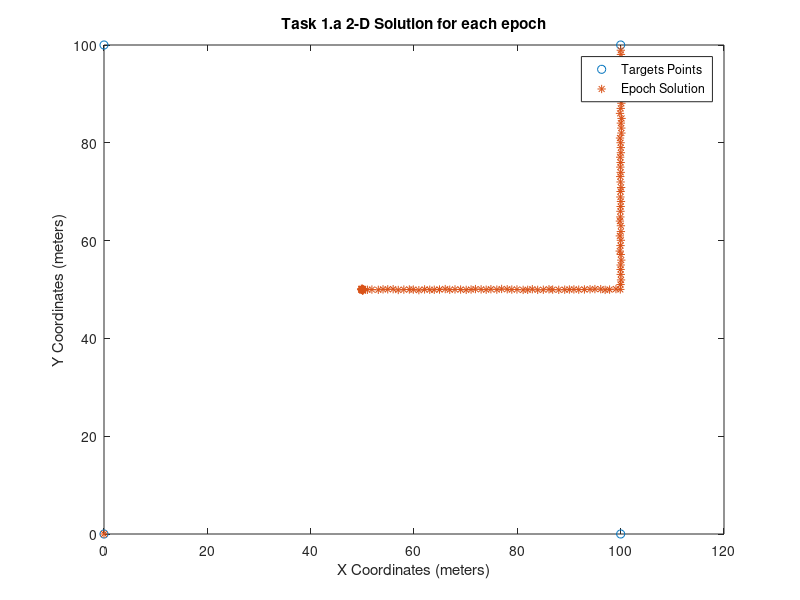
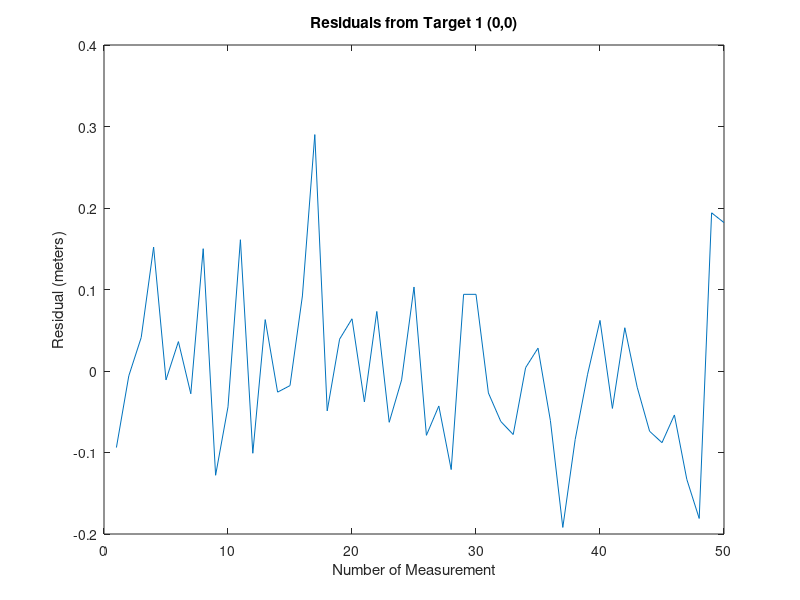
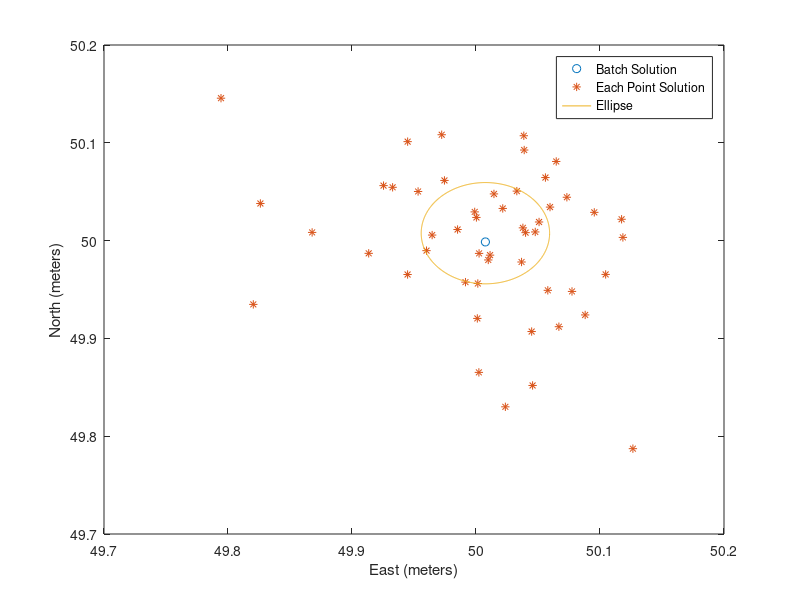

The MATLAB source for these figures, in order:
% Author: Juan Carlos Terrazas Borbon
% Last Update: 2018-01-31
% Course: ENGO 585
% Lab: 2

% ---------------------Purpose of Code-------------------------------------
% The purpose of this code is to able to perform the first task required to
% perfom in the lab handout which involves Parametric Least Squares adjustment 

% Clear variables, close figure and command
clc
clear all
close all

% Read the file with data and extract its data
ranges = load('Lab2data.txt');

% Given Target Coordinates in meters
 targets = [0,0; 100,0; 100,100; 0,100];

%% Task 1: Batch Parametric Least Squares
est_coords = [50, 50];
P = diag(ones(4,1));

% 1.a Compute 2-D Solution for each epoch----------------------------------
x_hat_1_a = zeros(150,2);
for i = 1 : length(ranges)
    thres = 0;
    while thres == 0
        % Obtain the A matrix
        A = zeros(4,2); 
        for j = 1 : 4
            A(j, 1) = (est_coords(1) - targets(j, 1)) / ranges(i, j + 1);
            A(j, 2) = (est_coords(2) - targets(j, 2)) / ranges(i, j + 1);
        end
        
        % Compute w Matrix
        w= zeros(4,1);
        for j = 1 : 4 
            w(j, 1) = sqrt((targets(j, 1) - est_coords(1))^2 + ...
                (targets(j, 2) - est_coords(2))^2) - ranges(i, j + 1);
        end
        
        % Compute N Matrix and obtain the delta values
        N = A' * P * A;
        delta = -1 * inv(N) * A' * P * w;
        
        % check 
        if abs(delta(1)) < 0.0001 && abs(delta(2)) < 0.0001
           thres = 1;     
        else
           est_coords = [est_coords(1) + delta(1),est_coords(2) + delta(2)];
        end
    end
    x_hat_1_a(i,:) = [est_coords(1) + delta(1),est_coords(2) + delta(2)];
    est_coords = [est_coords(1) + delta(1),est_coords(2) + delta(2)];
end

figure
plot(targets(:,1), targets(:,2),'o')
hold on
plot(x_hat_1_a(:,1), x_hat_1_a(:,2),'*');
hold off
title('Task 1.a 2-D Solution for each epoch')
xlabel('X Coordinates (meters)')
ylabel('Y Coordinates (meters)')
legend('Targets Points', 'Epoch Solution')

% 1.b Batch Solution-------------------------------------------------------
est_coords = [50, 50];
A_b = zeros(50*4,2);
w_b= zeros(50*4,1);
P_b = diag(ones(50*4,1));
thres = 0;
while thres == 0
    for i = 1: 50
        % Obtain the A matrix
        for j = 1 : 4
            A_b((i-1)*4+j, 1) = (est_coords(1) - targets(j, 1)) / ranges(i, j + 1);
            A_b((i-1)*4+j, 2) = (est_coords(2) - targets(j, 2)) / ranges(i, j + 1);
        end

        % Compute w Matrix
        for j = 1 : 4 
            w_b((i-1)*4+j, 1) = sqrt((targets(j, 1) - est_coords(1))^2 + ...
                (targets(j, 2) - est_coords(2))^2) - ranges(i, j + 1);
        end
    end
    % Compute N Matrix and obtain the delta values
    N = A_b' * P_b * A_b;
    delta = -1 * inv(N) * A_b' * P_b * w_b;
    
    % Check for delta and if threshold passes obtain coordinates
    if abs(delta(1)) < 0.0001 && abs(delta(2)) < 0.0001
        thres = 1;
        x_hat_1_b = [est_coords(1) + delta(1),est_coords(2) + delta(2)];
    else
        est_coords = [est_coords(1) + delta(1),est_coords(2) + delta(2)];
    end
end

% 1.c Plot Residuals-------------------------------------------------------
res = A_b * delta + w_b;

figure
plot(1:1:50, res(1:4:200,1))
title('Residuals from Target 1 (0,0)')
xlabel('Number of Measurement')
ylabel('Residual (meters)')

Apos =(res' * P_b * res)/(50-4);%aposteriori

C_x = Apos * inv(A_b' * P_b * A_b);%covariance matrix

% 1.d Error Ellipse--------------------------------------------------------
a = sqrt(0.5 * (C_x(1,1) + C_x(2,2)) + sqrt((1/4) * (C_x(1,1) - C_x(2,2))^2 ...
    + C_x(1,2)^2))* 2.45;

b = sqrt(0.5 * (C_x(1,1) + C_x(2,2)) - sqrt((1/4) * (C_x(1,1) - C_x(2,2))^2 ...
    + C_x(1,2)^2)) * 2.45;

azimuth = (1/2)* atan((2 * C_x(1,2))/(C_x(1,1) - C_x(2,2)));

alpha = (90-azimuth) * pi/180;
t = [-0.01:0.01:2*pi];

%Obtain ellipse coordinates

ellipse_x =  (sin(alpha)*(a*cos(t)) - cos(alpha)*(b*sin(t))) + x_hat_1_b(1);
ellipse_y =  (cos(alpha)*(a*cos(t)) + sin(alpha)*(b*sin(t))) + x_hat_1_b(1);

figure
plot(x_hat_1_b(1),x_hat_1_b(2), 'o')
hold on
plot(x_hat_1_a(1:50,1),x_hat_1_a(1:50,2), '*')
plot(ellipse_x, ellipse_y)
legend('Batch Solution', 'Each Point Solution', 'Ellipse')
xlabel('East (meters)')
ylabel('North (meters)')

%% Task 2: Summation of Normals and Sequential LS
% 2.a Summation of Normal of 1.b


% 2.b Sequential Least Squares of 1.b


%% Task 3: Kalman Filtering
% 3.a Sequential Least Squares of whole data

% 3.b Kalman Filter of whole data


